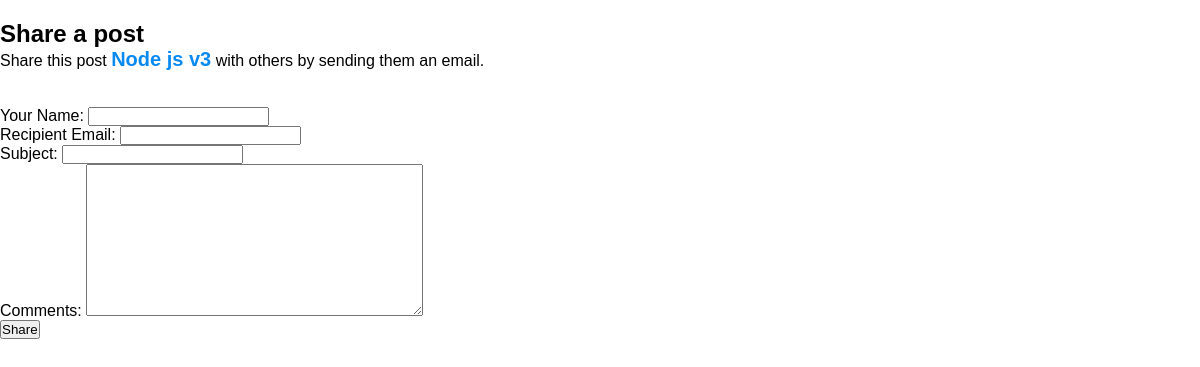
The page /post_share/6/ on the database as committed earlier.
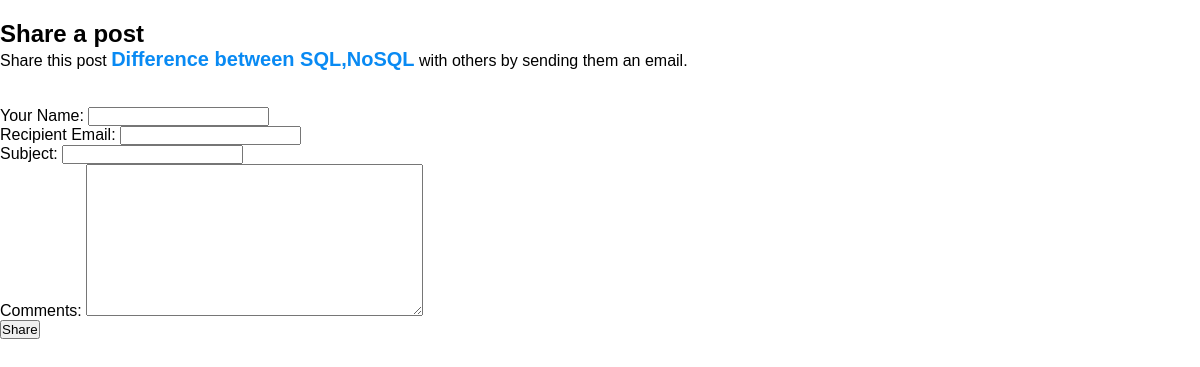
The same page on the database as committed later.
### blog/models.py (models this page shows, shortened)
class Post(models.Model):
    author = models.ForeignKey(
        User,
        on_delete=models.CASCADE,
        related_name='posts',
    )
    title = models.CharField(
        max_length=100,
        unique=True,
    )
    content = models.TextField()
    created_at = models.DateTimeField(
        auto_now_add=True,
    )
    updated_at = models.DateTimeField(
        auto_now=True,
    )
    published_at = models.DateTimeField(
        null=True,
        blank=True,
    )
    status = models.CharField(
        max_length=15,
        choices=[
            ('draft', 'Draft'),
            ('published', 'Published'),
        ],
        default='draft',
    )
    objects = models.Manager()  # Default manager
    published = PublishedManager()
    class Meta:
        ordering = ['-published_at']

### blog/views.py (the view)
# urls.py: path('post_share/<int:pk>/', views.post_share, name='post_share'),
def post_share(req, pk):
    post = get_object_or_404(Post.published, pk=pk)
    sent = False
    if req.method == 'POST':
        form = EmailPostForm(req.POST)
        if form.is_valid():
            cd = form.cleaned_data
            post_url = req.build_absolute_uri(post.get_absolute_url())
            subject = f"{cd['name']} recommends you read \'{post.title}\' --- '{cd['subject']}' "
            message = f"Read \'{post.title}\' at {post_url}\n\n{cd['name']}'s comments: {cd['comments']}"
            send_mail(subject, message, settings.DEFAULT_FROM_EMAIL, [cd['email_to']])
            sent = True
    else:
        form = EmailPostForm()
    context = {
        'post': post,
        'form': form,
        'sent': sent,
    }
    return render(req, 'post_share.html', context)

### blog/forms.py
class EmailPostForm(forms.Form):
    name = forms.CharField(
        max_length=25,
        label='Your Name',
    )
    email_to = forms.EmailField(
        label='Recipient Email',
    )
    subject = forms.CharField(
        max_length=100,
    )
    comments = forms.CharField(
        required=False,
        widget=forms.Textarea,
    )

### blog/models.py (called while the page is built)
    def get_queryset(self):
        return super().get_queryset().filter(status='published')

### templates/post_share.html (shortened to what this page needs)
{% extends 'base.html' %}
{% load static %}
{% block content %}
    {% if not sent %}
        <h2>Share a post</h2>
        <p>Share this post
            <span class="title"> <a href='http://127.0.0.1:8000/post/{{post.pk}}'>{{ post.title }}</a></span>
            with others by sending them an email.
        </p>
        <br><br>
        <form method="POST">
            {{ form.as_p }}
            <button type="submit">Share</button>
        </form>
    {% endif %}
{% endblock %}

Rows that differ between the two databases and show on the page:
changed Post: title "Node js v3" → "Difference between SQL,NoSQL"
